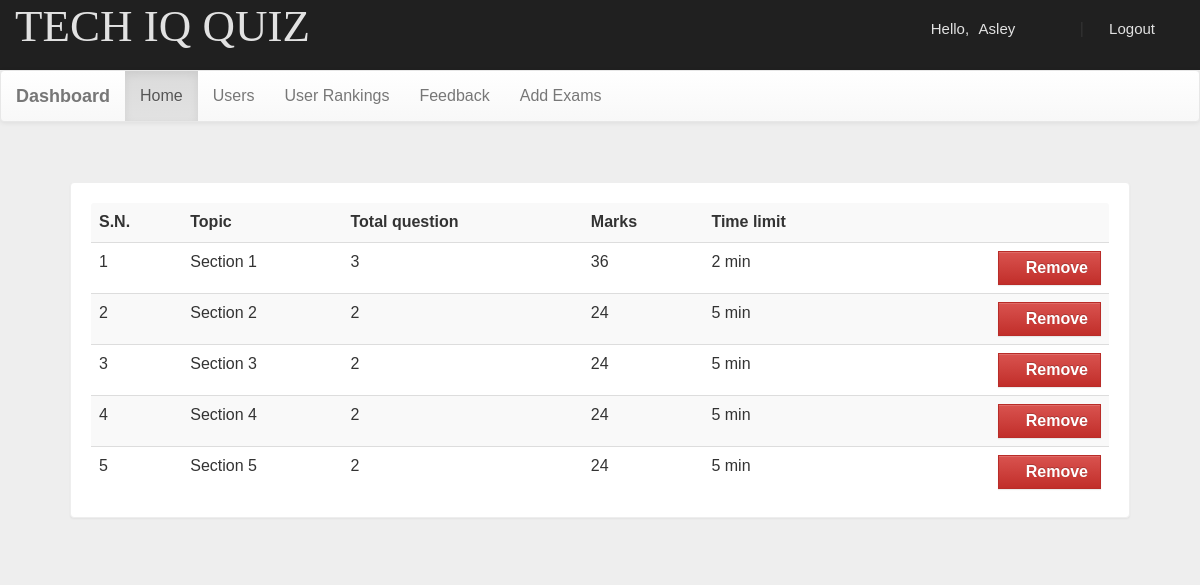
The page /dash.php (signed in) on the database its author committed.
### tables this page shows
CREATE TABLE `quiz` (
  `eid` text NOT NULL,
  `title` varchar(100) NOT NULL,
  `sahi` int(11) NOT NULL,
  `wrong` int(11) NOT NULL,
  `total` int(11) NOT NULL,
  `time` bigint(20) NOT NULL,
  `intro` text NOT NULL,
  `tag` varchar(100) NOT NULL,
  `date` timestamp NOT NULL DEFAULT CURRENT_TIMESTAMP ON UPDATE CURRENT_TIMESTAMP
);

### dash.php (the view, shortened to what this page needs)
<!DOCTYPE html PUBLIC "-//W3C//DTD XHTML 1.0 Transitional//EN" "http://www.w3.org/TR/xhtml1/DTD/xhtml1-transitional.dtd">
<html xmlns="http://www.w3.org/1999/xhtml">
<head>
<link  rel="stylesheet" href="css/bootstrap.min.css"/>
 <link  rel="stylesheet" href="css/bootstrap-theme.min.css"/>
 <link rel="stylesheet" href="css/main.css">
 <link  rel="stylesheet" href="css/font.css">
</head>
<body  style="background:#eee;">
<div class="header">
<div class="row">
<div class="col-lg-6">
<span class="logo">TECH IQ QUIZ</span></div>
<?php
 include_once 'dbConnection.php';
  if(!(isset($_SESSION['email']))){
header("location:index.php");
}
else
{
$name = $_SESSION['name'];
echo '<span class="pull-right top title1" ><span class="log1"><span class="glyphicon glyphicon-user" aria-hidden="true"></span>&nbsp;&nbsp;&nbsp;&nbsp;Hello,</span> <a href="#" class="log log1">'.$name.'</a>&nbsp;|&nbsp;<a href="logout.php?q=account.php" class="log"><span class="glyphicon glyphicon-log-out" aria-hidden="true"></span>&nbsp;Logout</button></a></span>';
}?>
</div></div>
<nav class="navbar navbar-default title1">
  <div class="container-fluid">
    <div class="navbar-header">
      <a class="navbar-brand" href="dash.php?q=0"><b>Dashboard</b></a>
    </div>
    <div class="collapse navbar-collapse" id="bs-example-navbar-collapse-1">
      <ul class="nav navbar-nav">
        <li <?php if(@$_GET['q']==0) echo'class="active"'; ?>><a href="dash.php?q=0">Home<span class="sr-only">(current)</span></a></li>
        <li <?php if(@$_GET['q']==1) echo'class="active"'; ?>><a href="dash.php?q=1">Users</a></li>
		<li <?php if(@$_GET['q']==2) echo'class="active"'; ?>><a href="dash.php?q=2">User Rankings</a></li>
    <li <?php if(@$_GET['q']==3) echo'class="active"'; ?>><a href="dash.php?q=3">Feedback</a></li>
    <li <?php if(@$_GET['q']==4) echo'class="active"'; ?>><a href="dash.php?q=4">Add Exams</a></li>
      </ul>
          </div>
  </div>
</nav>
<div class="container">
<div class="row">
<div class="col-md-12">
<?php if(@$_GET['q']==0) {
$result = mysqli_query($con,"SELECT * FROM quiz ORDER BY date DESC") or die('Error');
echo  '<div class="panel"><table class="table table-striped title1">
<tr><td><b>S.N.</b></td><td><b>Topic</b></td><td><b>Total question</b></td><td><b>Marks</b></td><td><b>Time limit</b></td><td></td></tr>';
$c=1;
while($row = mysqli_fetch_array($result)) {
	$title = $row['title'];
	$total = $row['total'];
	$sahi = $row['sahi'];
    $time = $row['time'];
	$eid = $row['eid'];
	echo '<tr><td>'.$c++.'</td><td>'.$title.'</td><td>'.$total.'</td><td>'.$sahi*$total.'</td><td>'.$time.'&nbsp;min</td>
	<td><b><a href="update.php?q=rmquiz&eid='.$eid.'" class="pull-right btn btn-danger" style="margin:0px; border-radius:0%;"><span class="glyphicon glyphicon-trash"  aria-hidden="true"></span>&nbsp;<span class="title1"><b>Remove</b></span></a></b></td></tr>';
}
echo '</table></div>';
}
?>
</div>
</div></div>
</body>
</html>

### script/main.css (style rules this page uses)
body { overflow-x: hidden; width: 100%; font: 15px "Century Gothic", "Times Roman", sans-serif; background: #eee; min-height: 550px; background-attachment: fixed; }
.panel { border-color: #eee; margin: 40px; padding: 20px; font: 15px "Century Gothic", "Times Roman", sans-serif; }
.header { background: #202020; height: 70px; }
.logo { font-family: "typo"; font-size: 45px; color: #e2e2e2; margin: 15px; }
.title1 { font: 16px "Century Gothic", "Times Roman", sans-serif; }
.top { margin-top: 20px; }
.log1 { font: 15px "Ubuntu", sans-serif; color: #e2e2e2; margin-left: 10px; }
.log { margin: 10px; margin-right: 60px; margin-left: 5px; color: #e2e2e2; text-decoration: none; font-size: 20px; font-size: 15px; }

### rows shown on the page
quiz: title "Section 1", total "3", $sahi*$total "36", time "2"
quiz: title "Section 2", total "2", $sahi*$total "24", time "5"
quiz: title "Section 3", total "2", $sahi*$total "24", time "5"
quiz: title "Section 4", total "2", $sahi*$total "24", time "5"
quiz: title "Section 5", total "2", $sahi*$total "24", time "5"

### other values the page prints
$name "Asley"
